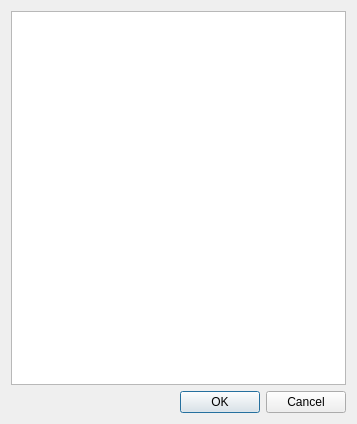
<?xml version="1.0" encoding="UTF-8"?>
<ui version="4.0">
 <class>InputHistoryDialog</class>
 <widget class="QDialog" name="InputHistoryDialog">
  <property name="geometry">
   <rect>
    <x>0</x>
    <y>0</y>
    <width>357</width>
    <height>424</height>
   </rect>
  </property>
  <property name="windowTitle">
   <string>Dialog</string>
  </property>
  <layout class="QVBoxLayout" name="verticalLayout">
   <item>
    <widget class="QPlainTextEdit" name="teInputHistory">
     <property name="lineWrapMode">
      <enum>QPlainTextEdit::NoWrap</enum>
     </property>
    </widget>
   </item>
   <item>
    <widget class="QDialogButtonBox" name="buttonBox">
     <property name="orientation">
      <enum>Qt::Horizontal</enum>
     </property>
     <property name="standardButtons">
      <set>QDialogButtonBox::Cancel|QDialogButtonBox::Ok</set>
     </property>
    </widget>
   </item>
  </layout>
 </widget>
 <resources/>
 <connections>
  <connection>
   <sender>buttonBox</sender>
   <signal>accepted()</signal>
   <receiver>InputHistoryDialog</receiver>
   <slot>accept()</slot>
   <hints>
    <hint type="sourcelabel">
     <x>248</x>
     <y>254</y>
    </hint>
    <hint type="destinationlabel">
     <x>157</x>
     <y>274</y>
    </hint>
   </hints>
  </connection>
  <connection>
   <sender>buttonBox</sender>
   <signal>rejected()</signal>
   <receiver>InputHistoryDialog</receiver>
   <slot>reject()</slot>
   <hints>
    <hint type="sourcelabel">
     <x>316</x>
     <y>260</y>
    </hint>
    <hint type="destinationlabel">
     <x>286</x>
     <y>274</y>
    </hint>
   </hints>
  </connection>
 </connections>
</ui>
